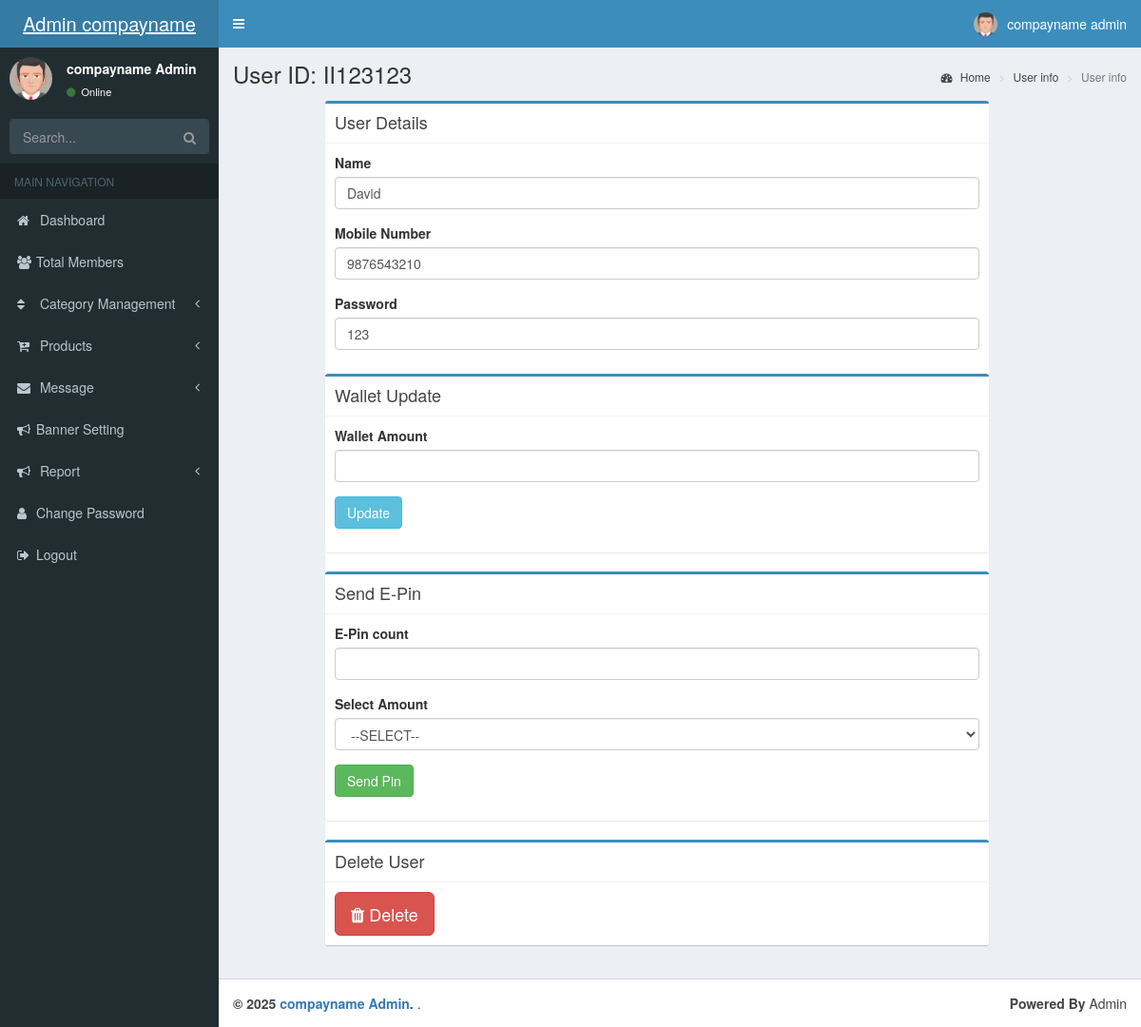
Page /admin/view.php?id=II123123 (signed in) on the committed database.
### tables this page shows
CREATE TABLE `reg` (
  `id` int(11) NOT NULL,
  `user_id` varchar(100) DEFAULT NULL,
  `join_date` timestamp NOT NULL DEFAULT current_timestamp(),
  `name` varchar(70) DEFAULT NULL,
  `mail` varchar(100) DEFAULT NULL,
  `mobile` varchar(20) DEFAULT NULL,
  `password` varchar(60) DEFAULT NULL,
  `profile_pic` varchar(150) DEFAULT NULL,
  `status` int(11) NOT NULL DEFAULT 0
);

### admin/view.php (the view, shortened to what this page needs)
<?php include "include/header.php" ?>
<div class="wrapper">
    <?php include "include/navbar.php" ?>
    <div class="content-wrapper">
		<?php
		$row=mysqli_fetch_assoc(mysqli_query($con,"SELECT * FROM reg WHERE user_id='".$_GET['id']."'"));
		?>
        <section class="content-header">
            <h1>
               User ID: <?php echo $row['user_id']?>
            </h1>
            <ol class="breadcrumb">
                <li><a href="index.php"><i class="fa fa-dashboard"></i> Home</a></li>
                <li><a href="manage_user.php">User info</a></li>
                <li class="active">User info</li>
            </ol>
        </section>
        <section class="content">
            <div class="row">
                <div class="col-md-9" style="margin-left:10%;margin-right:10%;">
                    <div class="box box-primary">
                        <div class="box-header with-border">
                            <h3 class="box-title">User Details</h3>
                        </div>
                            <div class="box-body">
                                <div class="form-group">
                                    <label>Name</label>
                                   <input type="text" class="form-control" value="<?php echo $row['name']?> " required>
                                </div>
								 <div class="form-group">
                                    <label>Mobile Number</label>
                                   <input type="text" class="form-control" value="<?php echo $row['mobile']?> " required>
                                </div>
								 <div class="form-group">
                                    <label>Password</label>
                                   <input type="text" class="form-control" value="<?php echo $row['password']?> " required>
                                </div>
                    </div>
					<div class="box box-primary">
                        <div class="box-header with-border">
                            <h3 class="box-title">Wallet Update</h3>
                        </div>
                       <form method="POST" action="action.php">
                            <div class="box-body">
                                <div class="form-group">
                                    <label>Wallet Amount</label>
                                   <input type="text" class="form-control" name="amount" value="<?php echo $row['purchase_wallet']?>"  requied>
                                </div>
							<div class="form-group">
                                   <button name="wallet_update" class="btn btn-info" >Update</button>
                                </div>
                             </div>
                       </form>
                    </div>
					<div class="box box-primary">
                        <div class="box-header with-border">
                            <h3 class="box-title">Send E-Pin</h3>
                        </div>
                            <div class="box-body">
						<form method="POST" action="action.php">
                                <div class="form-group">
                                    <label>E-Pin count</label>
                                   <input type="text" class="form-control"  name="count" required>
                                </div>
								 <div class="form-group">
                                    <label>Select Amount</label>
                                  <select name="amount" class="form-control" requied>
									<option value="">--SELECT--</option>
								  </select>
                                </div>
								 <div class="form-group">
                                  <button name="send_e_pin" class="btn btn-success" onclick="return confirm('Are You Want Send E-Pin This ID?')" >Send Pin</button>
                                </div>
                              </form>
                                </div>
                    </div>
				<div class="box box-primary">
                        <div class="box-header with-border">
                            <h3 class="box-title">Delete User</h3>
                        </div>
                            <div class="box-body">
					<form action="action.php" method="post">
                        <button class="btn btn-lg btn-danger" name="delete_user" value="<?php echo $row['user_id']?>" onclick="return confirm('Are you want Delete This user')"><i class="fa fa-trash"></i> Delete</button>
                    </form>
                                </div>
                    </div>
                </div>
            </div>
        </section>
    </div>
    <?php include "include/footer.php" ?>

### rows in the picture
reg: user "II123123", name "David", mobile "9876543210", password "123"

### other values in the picture
compayname "compayname"
